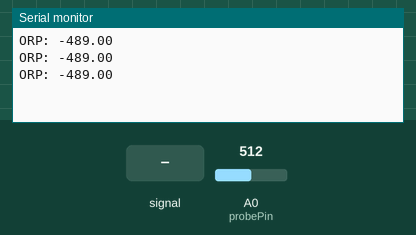
Recording of a sketch running on a simulated Arduino Uno, built with avr-gcc and run on an emulated ATmega328P. Shown: the last lines printed to the serial monitor. The test bench sets the inputs (shaded band); at power-on: A0 (probePin) = 512.

Above: at 1.2 s.
1.3 s: A0 (probePin) fed a 200 Hz sine of ±81 counts around its level
At 2.1 s:
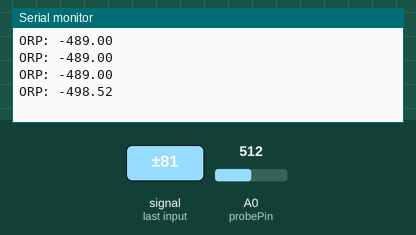
2.8 s: A0 (probePin) set to 716
At 3.2 s:
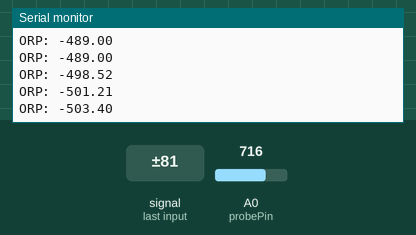
4.3 s: A0 (probePin) fed a 1000 Hz sine of ±255 counts around its level
At 4.8 s:
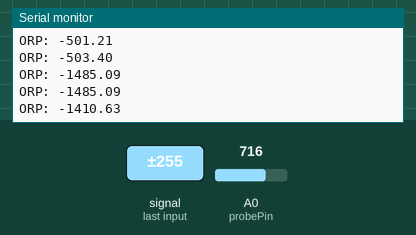
5.8 s: A0 (probePin) set to 900
At 6.5 s:
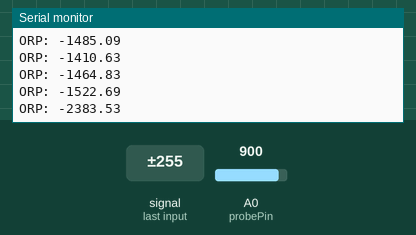
Timing chart, 0 to 8.3 s (numbered marks = the images above; inputs shaded):
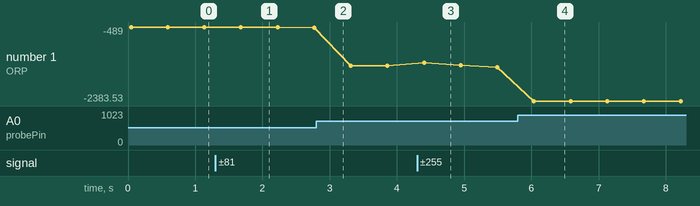

The sketch:

ORP_Probe_Cal.ino
```cpp
/*
   Probe type: Gravity: Analog ORP Sensor Meter For Arduino
   Probe link: https://www.dfrobot.com/product-1071.html
   Product Wiki: https://wiki.dfrobot.com/Analog_ORP_Meter_SKU_SEN0165_
   calibrated with 400mV
*/

const byte probePin = A0;
//may need to make long if we have large sample size
//assumption is max reading is 414 and int only has ~32k so 77 * 414 > 32k
int rawReading = 0;
//need float for floating point arithmetic
float correctedReading = 0;
//in case we cant find correct gain for calibration
//float myOffset = 0;
int OFFSET = -11;//drift voltage -> find by holding cal button

int sampleSize = 20;

void setup() {
  // put your setup code here, to run once:
  Serial.begin(9600);
  pinMode(probePin, INPUT);
}

void loop() {
  delay(2);
  //take reading and add it to buffer
  for (int i = 0; i < sampleSize; ++i) {
    rawReading += analogRead(probePin);
    //Serial.print("Raw values: ");
    //Serial.println(rawReading, 2);
    //sampling interval
    delay(2);
  }
  //may need to cast rawreading to float
  //not sure here 30 and 75 come from maybe scaling value or something to do with sample size
  //could be something with the hardware
  //((30 * voltage * 1k?) - 75? * avg reading * voltage * 1k? / 10 bit )) / 75?
  correctedReading = ((30 * 5.0 * 1000) - (75 * ((float)rawReading / sampleSize) * 5.0 * 1000 / 1024)) / 75 - OFFSET;

  Serial.print("ORP: ");
  Serial.println(correctedReading, 2);
  rawReading = 0;
  delay(500);
}
```

Measured:
- after the input at 1.3 s, the serial monitor: prints a new line after 0.38 s (image 1)
- after the input at 4.3 s, the serial monitor: prints a new line after 0.10 s (image 3)
- after the input at 5.8 s, the serial monitor: prints a new line after 0.24 s (image 4)
- plotted number 1: -489 → -503.4 after the input at 1.3 s, -503.4 → -1485.09 after the input at 2.8 s, -1485.09 → -1522.69 after the input at 4.3 s, -1522.69 → -2383.53 after the input at 5.8 s
